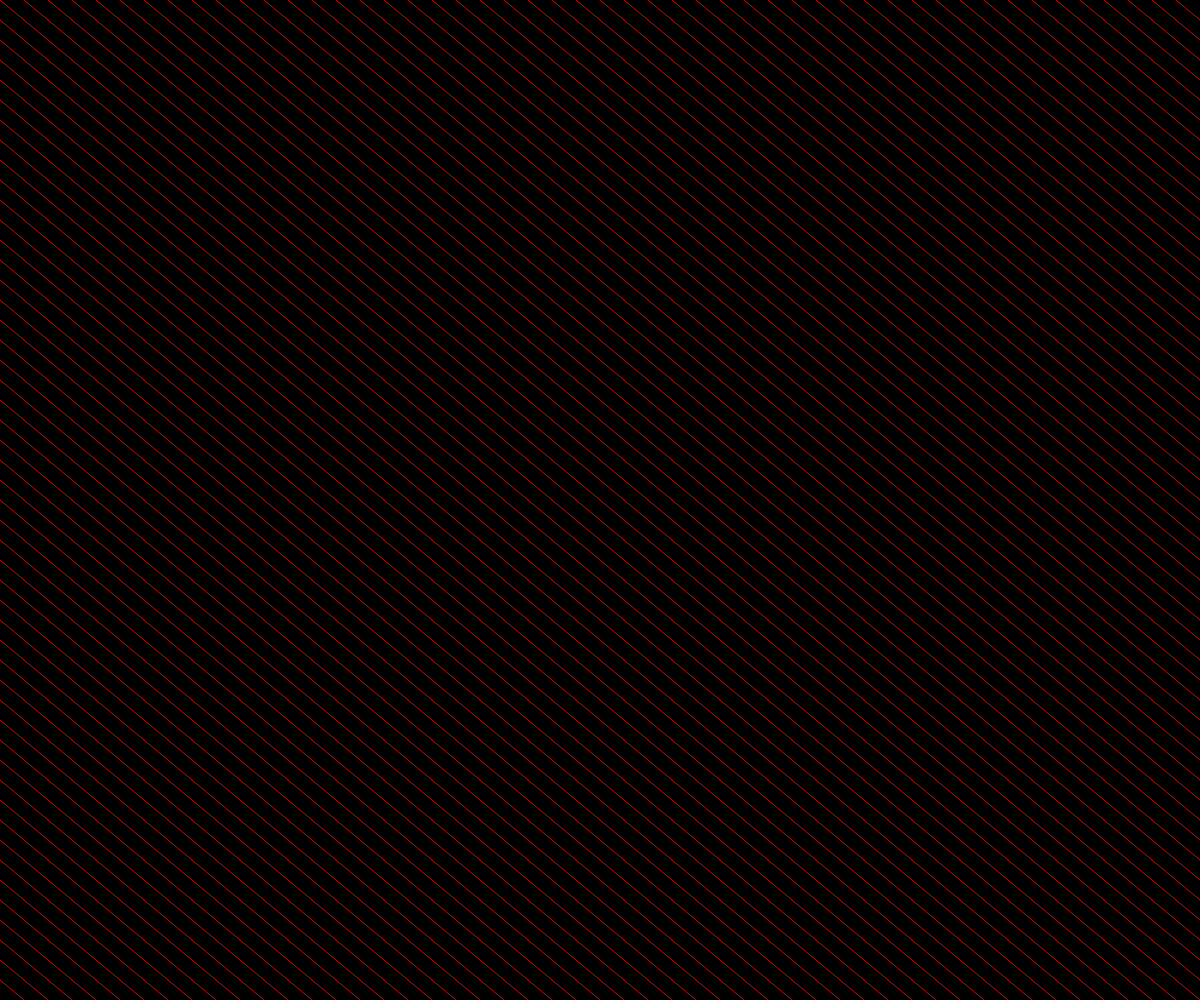
Frame 1 (no input)
Frame 60 (no input): identical to frame 1, image omitted
Frame 120 (the mouse pressed at the canvas centre since frame 60): identical to frame 1, image omitted

The p5.js sketch that drew this single still picture (run headless with seeded random() and noise() and a simulated clock; from frame 60 on, the mouse is pressed at the canvas centre):

// p5.js sketch
// ── sketch.js
/*

Mainly, the thing that I care about here is the line-fitting: Two lines should
never cross or overlap. You could perhaps generate a bunch of random lines and
see if they overlap. But that takes O(n^2) time, where n is the number of the
points in the lines, and that sucks. Instead, I'm going to create a rectangular
grid of spaces at low resolution (say, 10x10), and then I'll pick contiguous
stretches of boxes. I'll either subdivide those boxes, or I'll "claim" them for
a line. Once a box has been claimed, it cannot be claimed by any other line.

Finally, I'll draw the grid — but with one important caveat: I will distort all
the points according to global Perlin noise. This will add some ZEST

*/

// Grid size:
const GRID_SIZE = 50;

// To draw during creation, or not:
const DRAW_DEBUG = true;

const CANVAS_WIDTH = window.innerWidth;
const CANVAS_HEIGHT = window.innerHeight;

class Grid {
    // Extremely TRON voice: *the grid.*
    constructor(opts) {
        /**
         * @param {object} opts
         * @param {number} opts.x
         * @param {number} opts.y
         * @param {number} opts.gridx
         * @param {number} opts.gridy
         *
         */
        this.width = opts.width;
        this.height = opts.height;
        this.x = opts.x;
        this.y = opts.y;
        this.gridx = opts.gridx;
        this.gridy = opts.gridy;
        this.cells = [];
        for (let i = 0; i < this.gridx; i++) {
            this.cells[i] = [];
            for (let j = 0; j < this.gridy; j++) {
                this.cells[i][j] = undefined;
            }
        }

        this.lines = [];
    }

    drawDebug() {
        /**
         * Draw the grid. Pale amber for the lines, and dark amber for the
         * filled cells.
         */
        stroke(255, 20, 0, 200);
        strokeWeight(1);
        // Draw the lines of the grid:
        for (let i = 0; i < this.gridx; i++) {
            for (let j = 0; j < this.gridy; j++) {
                let x = this.x + i * this.width / this.gridx;
                let y = this.y + j * this.height / this.gridy;
                line(x, y, x + this.width / this.gridx, y + this.height / this.gridy);
            }
        }

        for (let i = 0; i < this.gridx; i++) {
            for (let j = 0; j < this.gridy; j++) {
                if (this.cells[i][j] !== undefined) {
                    fill(130, 20, 0, 200);
                    rect(this.x + i * this.width / this.gridx, this.y + j * this.height / this.gridy, this.width / this.gridx, this.height / this.gridy);
                }
            }
        }
    }




}

let grid;

function setup() {
    createCanvas(CANVAS_WIDTH, CANVAS_HEIGHT);
    background(0);
    grid = new Grid({
        width: CANVAS_WIDTH,
        height: CANVAS_HEIGHT,
        x: 0,
        y: 0,
        gridx: GRID_SIZE,
        gridy: GRID_SIZE
    });
    if (DRAW_DEBUG) {
        grid.drawDebug();
    }
}

function draw() {
    background(0);
    grid.drawDebug();
}
